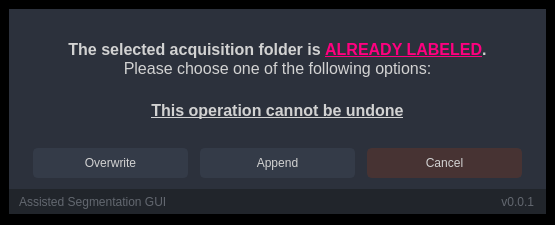
<?xml version="1.0" encoding="UTF-8"?>
<ui version="4.0">
 <class>Dialog</class>
 <widget class="QDialog" name="Dialog">
  <property name="geometry">
   <rect>
    <x>0</x>
    <y>0</y>
    <width>555</width>
    <height>223</height>
   </rect>
  </property>
  <property name="windowTitle">
   <string>App Info</string>
  </property>
  <property name="windowIcon">
   <iconset resource="../../st_dtdl_gui/UI/resources.qrc">
    <normaloff>:/icons/icons/ST16418_ST-Logo-Ico_3.ico</normaloff>:/icons/icons/ST16418_ST-Logo-Ico_3.ico</iconset>
  </property>
  <property name="styleSheet">
   <string notr="true">background-color: black;
color: rgb(210, 210, 210);</string>
  </property>
  <layout class="QVBoxLayout" name="verticalLayout">
   <property name="leftMargin">
    <number>9</number>
   </property>
   <property name="topMargin">
    <number>9</number>
   </property>
   <property name="rightMargin">
    <number>9</number>
   </property>
   <item>
    <widget class="QWidget" name="main_dialog_widget" native="true">
     <property name="styleSheet">
      <string notr="true">background-color: rgb(44, 49, 60);
</string>
     </property>
     <layout class="QVBoxLayout" name="MainLayout">
      <property name="spacing">
       <number>0</number>
      </property>
      <property name="leftMargin">
       <number>0</number>
      </property>
      <property name="topMargin">
       <number>0</number>
      </property>
      <property name="rightMargin">
       <number>0</number>
      </property>
      <property name="bottomMargin">
       <number>0</number>
      </property>
      <item>
       <widget class="QFrame" name="frame_contents">
        <property name="minimumSize">
         <size>
          <width>0</width>
          <height>180</height>
         </size>
        </property>
        <property name="styleSheet">
         <string notr="true"/>
        </property>
        <layout class="QVBoxLayout" name="verticalLayout_4">
         <property name="spacing">
          <number>0</number>
         </property>
         <property name="leftMargin">
          <number>24</number>
         </property>
         <property name="topMargin">
          <number>24</number>
         </property>
         <property name="rightMargin">
          <number>24</number>
         </property>
         <property name="bottomMargin">
          <number>0</number>
         </property>
         <item>
          <widget class="QLabel" name="alert_label">
           <property name="sizePolicy">
            <sizepolicy hsizetype="Preferred" vsizetype="Preferred">
             <horstretch>0</horstretch>
             <verstretch>0</verstretch>
            </sizepolicy>
           </property>
           <property name="font">
            <font>
             <family>Segoe UI</family>
             <pointsize>48</pointsize>
             <bold>true</bold>
            </font>
           </property>
           <property name="text">
            <string>&lt;!DOCTYPE HTML PUBLIC &quot;-//W3C//DTD HTML 4.0//EN&quot; &quot;http://www.w3.org/TR/REC-html40/strict.dtd&quot;&gt;
&lt;html&gt;&lt;head&gt;&lt;meta name=&quot;qrichtext&quot; content=&quot;1&quot; /&gt;&lt;meta charset=&quot;utf-8&quot; /&gt;&lt;style type=&quot;text/css&quot;&gt;
p, li { white-space: pre-wrap; }
hr { height: 1px; border-width: 0; }
li.unchecked::marker { content: &quot;\2610&quot;; }
li.checked::marker { content: &quot;\2612&quot;; }
&lt;/style&gt;&lt;/head&gt;&lt;body style=&quot; font-family:'Segoe UI'; font-size:48pt; font-weight:700; font-style:normal;&quot;&gt;
&lt;p style=&quot; margin-top:0px; margin-bottom:0px; margin-left:0px; margin-right:0px; -qt-block-indent:0; text-indent:0px;&quot;&gt;&lt;span style=&quot; font-size:12pt;&quot;&gt;The selected acquisition folder is &lt;/span&gt;&lt;span style=&quot; font-size:12pt; text-decoration: underline; color:#ff007f;&quot;&gt;ALREADY LABELED&lt;/span&gt;&lt;span style=&quot; font-size:12pt;&quot;&gt;.&lt;/span&gt;&lt;/p&gt;
&lt;p style=&quot; margin-top:0px; margin-bottom:0px; margin-left:0px; margin-right:0px; -qt-block-indent:0; text-indent:0px;&quot;&gt;&lt;span style=&quot; font-size:12pt; font-weight:400;&quot;&gt;Please choose one of the following options:&lt;/span&gt;&lt;/p&gt;&lt;/body&gt;&lt;/html&gt;</string>
           </property>
           <property name="textFormat">
            <enum>Qt::MarkdownText</enum>
           </property>
           <property name="scaledContents">
            <bool>false</bool>
           </property>
           <property name="alignment">
            <set>Qt::AlignCenter</set>
           </property>
           <property name="wordWrap">
            <bool>true</bool>
           </property>
          </widget>
         </item>
         <item>
          <widget class="QLabel" name="alert_label_2">
           <property name="sizePolicy">
            <sizepolicy hsizetype="Preferred" vsizetype="Preferred">
             <horstretch>0</horstretch>
             <verstretch>0</verstretch>
            </sizepolicy>
           </property>
           <property name="font">
            <font>
             <family>Segoe UI</family>
             <pointsize>48</pointsize>
             <bold>true</bold>
            </font>
           </property>
           <property name="text">
            <string>&lt;!DOCTYPE HTML PUBLIC &quot;-//W3C//DTD HTML 4.0//EN&quot; &quot;http://www.w3.org/TR/REC-html40/strict.dtd&quot;&gt;
&lt;html&gt;&lt;head&gt;&lt;meta name=&quot;qrichtext&quot; content=&quot;1&quot; /&gt;&lt;meta charset=&quot;utf-8&quot; /&gt;&lt;style type=&quot;text/css&quot;&gt;
p, li { white-space: pre-wrap; }
hr { height: 1px; border-width: 0; }
li.unchecked::marker { content: &quot;\2610&quot;; }
li.checked::marker { content: &quot;\2612&quot;; }
&lt;/style&gt;&lt;/head&gt;&lt;body style=&quot; font-family:'Segoe UI'; font-size:48pt; font-weight:700; font-style:normal;&quot;&gt;
&lt;p style=&quot; margin-top:0px; margin-bottom:0px; margin-left:0px; margin-right:0px; -qt-block-indent:0; text-indent:0px;&quot;&gt;&lt;span style=&quot; font-size:12pt; text-decoration: underline;&quot;&gt;This operation cannot be undone&lt;/span&gt;&lt;/p&gt;&lt;/body&gt;&lt;/html&gt;</string>
           </property>
           <property name="textFormat">
            <enum>Qt::MarkdownText</enum>
           </property>
           <property name="scaledContents">
            <bool>false</bool>
           </property>
           <property name="alignment">
            <set>Qt::AlignCenter</set>
           </property>
           <property name="wordWrap">
            <bool>true</bool>
           </property>
          </widget>
         </item>
         <item>
          <widget class="QFrame" name="frame_buttons">
           <property name="styleSheet">
            <string notr="true">QPushButton {
	border: 2px solid rgb(52, 59, 72);
	border-radius: 5px;	
	background-color: rgb(52, 59, 72);
}
QPushButton:hover {
	background-color: rgb(57, 65, 80);
	border: 2px solid rgb(61, 70, 86);
}
QPushButton:pressed {	
	background-color: rgb(35, 40, 49);
	border: 2px solid rgb(43, 50, 61);
}
QPushButton:disabled {	
	background-color: rgb(35, 40, 49);
	border: 2px solid rgb(43, 50, 61);
}</string>
           </property>
           <layout class="QHBoxLayout" name="horizontalLayout">
            <property name="spacing">
             <number>12</number>
            </property>
            <property name="leftMargin">
             <number>0</number>
            </property>
            <property name="topMargin">
             <number>0</number>
            </property>
            <property name="rightMargin">
             <number>0</number>
            </property>
            <property name="bottomMargin">
             <number>0</number>
            </property>
            <item>
             <widget class="QPushButton" name="overwrite_button">
              <property name="minimumSize">
               <size>
                <width>0</width>
                <height>30</height>
               </size>
              </property>
              <property name="maximumSize">
               <size>
                <width>16777215</width>
                <height>30</height>
               </size>
              </property>
              <property name="text">
               <string>Overwrite</string>
              </property>
             </widget>
            </item>
            <item>
             <widget class="QPushButton" name="append_button">
              <property name="minimumSize">
               <size>
                <width>0</width>
                <height>30</height>
               </size>
              </property>
              <property name="maximumSize">
               <size>
                <width>16777215</width>
                <height>30</height>
               </size>
              </property>
              <property name="text">
               <string>Append</string>
              </property>
             </widget>
            </item>
            <item>
             <widget class="QPushButton" name="cancel_button">
              <property name="minimumSize">
               <size>
                <width>0</width>
                <height>30</height>
               </size>
              </property>
              <property name="maximumSize">
               <size>
                <width>16777215</width>
                <height>30</height>
               </size>
              </property>
              <property name="styleSheet">
               <string notr="true">QPushButton {
            border: 2px solid rgb(71, 51, 51);
            border-radius: 5px;	
            background-color: rgb(71, 51, 51);
        }
        QPushButton:hover {
            background-color: rgb(81, 57, 57);
            border: 2px solid rgb(87, 61, 61);
        }
        QPushButton:pressed {	
            background-color: rgb(48, 34, 34);
            border: 2px solid rgb(60, 42, 42);
        }
        QPushButton:disabled {
            background-color: rgb(29,33,41);
            border: 2px solid rgb(29,33,41);
        }</string>
              </property>
              <property name="text">
               <string>Cancel</string>
              </property>
             </widget>
            </item>
           </layout>
          </widget>
         </item>
        </layout>
       </widget>
      </item>
      <item>
       <widget class="QFrame" name="frame_grip">
        <property name="sizePolicy">
         <sizepolicy hsizetype="Preferred" vsizetype="Fixed">
          <horstretch>0</horstretch>
          <verstretch>0</verstretch>
         </sizepolicy>
        </property>
        <property name="minimumSize">
         <size>
          <width>0</width>
          <height>25</height>
         </size>
        </property>
        <property name="maximumSize">
         <size>
          <width>16777215</width>
          <height>25</height>
         </size>
        </property>
        <property name="styleSheet">
         <string notr="true">background-color: rgb(33, 37, 43);</string>
        </property>
        <property name="frameShape">
         <enum>QFrame::NoFrame</enum>
        </property>
        <property name="frameShadow">
         <enum>QFrame::Raised</enum>
        </property>
        <layout class="QHBoxLayout" name="horizontalLayout_6">
         <property name="spacing">
          <number>0</number>
         </property>
         <property name="leftMargin">
          <number>0</number>
         </property>
         <property name="topMargin">
          <number>0</number>
         </property>
         <property name="rightMargin">
          <number>2</number>
         </property>
         <property name="bottomMargin">
          <number>0</number>
         </property>
         <item>
          <widget class="QFrame" name="frame_label_bottom">
           <property name="frameShape">
            <enum>QFrame::NoFrame</enum>
           </property>
           <property name="frameShadow">
            <enum>QFrame::Raised</enum>
           </property>
           <layout class="QHBoxLayout" name="horizontalLayout_7">
            <property name="spacing">
             <number>0</number>
            </property>
            <property name="leftMargin">
             <number>10</number>
            </property>
            <property name="topMargin">
             <number>0</number>
            </property>
            <property name="rightMargin">
             <number>10</number>
            </property>
            <property name="bottomMargin">
             <number>0</number>
            </property>
            <item>
             <widget class="QLabel" name="label_credits">
              <property name="font">
               <font>
                <family>Segoe UI</family>
               </font>
              </property>
              <property name="styleSheet">
               <string notr="true">color: rgb(98, 103, 111);</string>
              </property>
              <property name="text">
               <string>Assisted Segmentation GUI</string>
              </property>
             </widget>
            </item>
            <item>
             <widget class="QLabel" name="label_version">
              <property name="maximumSize">
               <size>
                <width>100</width>
                <height>16777215</height>
               </size>
              </property>
              <property name="font">
               <font>
                <family>Segoe UI</family>
               </font>
              </property>
              <property name="styleSheet">
               <string notr="true">color: rgb(98, 103, 111);</string>
              </property>
              <property name="text">
               <string>v0.0.1</string>
              </property>
              <property name="alignment">
               <set>Qt::AlignRight|Qt::AlignTrailing|Qt::AlignVCenter</set>
              </property>
             </widget>
            </item>
           </layout>
          </widget>
         </item>
        </layout>
       </widget>
      </item>
     </layout>
    </widget>
   </item>
  </layout>
 </widget>
 <resources>
  <include location="../../st_dtdl_gui/UI/resources.qrc"/>
  <include location="../../st_dtdl_gui/UI/resources.qrc"/>
  <include location="resources.qrc"/>
 </resources>
 <connections/>
</ui>
